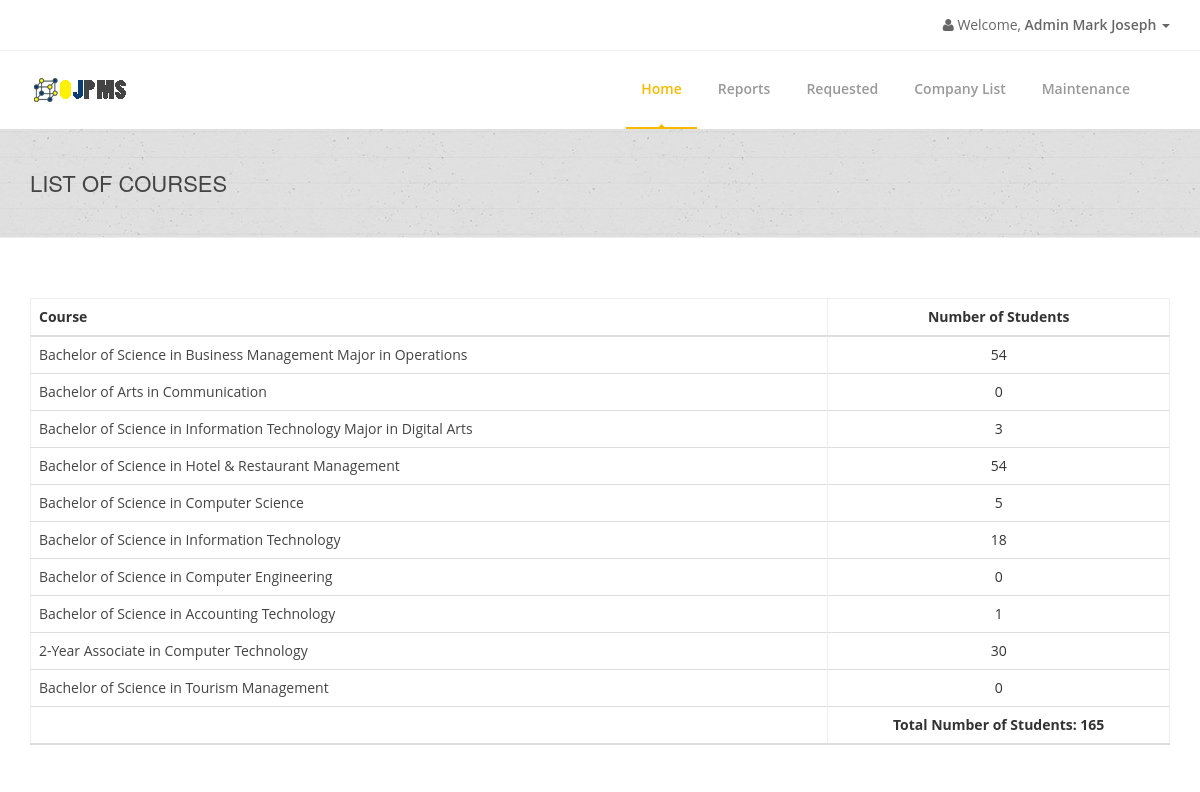
/admin/admin.php (signed in), run on the app's committed database.
### tables this page shows
CREATE TABLE `admintbl` (
  `AdminID` int(11) NOT NULL AUTO_INCREMENT,
  `Username` varchar(255) NOT NULL,
  `Password` varchar(255) NOT NULL,
  `SaltedPassword` varchar(255) NOT NULL,
  `FirstName` varchar(255) NOT NULL,
  `MiddleName` varchar(255) NOT NULL,
  `LastName` varchar(255) NOT NULL,
  `Position` varchar(255) NOT NULL,
  `Address` varchar(255) NOT NULL,
  `ContactNumber` varchar(255) NOT NULL,
  `Usertype` varchar(255) NOT NULL,
  PRIMARY KEY (`AdminID`)
);

CREATE TABLE `coursetbl` (
  `CourseID` int(11) NOT NULL AUTO_INCREMENT,
  `CourseTitle` varchar(255) NOT NULL,
  `CourseCode` varchar(255) NOT NULL,
  `CourseDescription` varchar(255) NOT NULL,
  PRIMARY KEY (`CourseID`)
);

### connection.php (called while the page is built, shortened)
<?php
class GSecureSQLConfig
{
    static function get_mysqli_config($type = NULL)
    {
        if (strtoupper($type) == 'LOCALHOST') {
            return array(
                'host' => 'localhost:3306',
                'user' => 'root',
                'pass' => '',
                'db' => 'e2edb'
            );
        } else {
            return array(
                'host' => 'mysql.hostinger.ph',
                'user' => 'u305071956_e2edb',
                'pass' => 'ocCWVkS7qe',
                'db' => 'u305071956_e2edb'
            );
        }
    }
}
class GSecureSQL
{
    private static $config;
    private static function _get_mysqli_config()
    {
        self::$config = GSecureSQLConfig::get_mysqli_config();
    }
    static function query($sql, $has_return = FALSE, $types = NULL)
    {
        $cn = new mysqli(
            self::$config['host'],
            self::$config['user'],
            self::$config['pass'],
            self::$config['db']
        );
        $ret = NULL;
        $st = $cn->prepare($sql);
        if (is_null($types)) {
            if (!$has_return) {
                $st->execute();
                $st->close();
                $cn->close();
                $ret = 'Query has been executed';
            } else {
                $st->execute();
                $code_result = '$st->bind_result(';
                $bool = false;
                $p = array();
                for($i = 0; $i < $st->field_count; $i++){
                    if(!$bool){
                        $bool = true;
                        $code_result .= '$p[' . $i . ']';
                    }else{
                        $code_result .= ',$p[' . $i . ']';
                    }
                }
                $code_result .= ');';
                eval($code_result);
                $ret = array();
                $k = 0;
                while($st->fetch()){
                    for($i = 0; $i < count($p); $i++){
                        $ret[$k][$i] = $p[$i];
                    }
                    $k++;
                }
            }
        } else {
            if (!$has_return) {
                $arg = func_get_args();
                $code = '$st->bind_param($types';
                for ($i = 3; $i < count($arg); $i++) {
                    $code .= ',$arg[' . $i . ']';
                }
                $code .= ');';
                eval($code);
                $st->execute();
                $st->close();
                $cn->close();
            } else {
                $arg = func_get_args();
                $code = '$st->bind_param($types';
                for ($i = 3; $i < count($arg); $i++) {
                    $code .= ',$arg[' . $i . ']';
                }
                $code .= ');';
                eval($code);
                $st->execute();
                $code_result = '$st->bind_result(';
                $bool = false;
                $p = array();
                for($i = 0; $i < $st->field_count; $i++){
                    if(!$bool){
                        $bool = true;
                        $code_result .= '$p[' . $i . ']';
                    }else{
                        $code_result .= ',$p[' . $i . ']';
                    }
                }
                $code_result .= ');';
                eval($code_result);
                $ret = array();
                $k = 0;
                while($st->fetch()){
                    for($i = 0; $i < count($p); $i++){
                        $ret[$k][$i] = $p[$i];
                    }
                    $k++;
                }
            }
        }
        return $ret;
    }
}

### admin/admin.php (the view, shortened to what this page needs)
<?php
include('../connection.php');
if(isset($_SESSION['AdminID'])){
    $AdminID = $_SESSION['AdminID'];
}else{
    header("location: ../login-admin.php");
}
$TotalStudents =
    GSecureSQL::query(
        "SELECT COUNT(*) FROM studentinfotbl",
        TRUE
    );
$Total = $TotalStudents[0][0];
$infoquery =
    GSecureSQL::query(
        "SELECT FirstName FROM admintbl WHERE AdminID = ?",
        TRUE,
        "s",
        $AdminID
    );
$FirstName = $infoquery[0][0];
?>
<!doctype html>
<html lang="en">
<head>
    <link href="../css/bootstrap.min.css" rel="stylesheet"/>
    <link href="../css/bootstrapValidator.min.css" rel="stylesheet"/>
    <link rel="stylesheet" href="../css/font-awesome.min.css" type="text/css" media="screen">
    <link rel="stylesheet" type="text/css" href="../fonts/ffonts/montserrat.css">
    <link rel="stylesheet" type="text/css" href="../fonts/ffonts/open-sans.css">
    <link rel="stylesheet" type="text/css" href="../css/slicknav.css" media="screen">
    <link rel="stylesheet" type="text/css" href="../css/style.css" media="screen">
    <link rel="stylesheet" type="text/css" href="../css/responsive.css" media="screen">
    <link rel="stylesheet" type="text/css" href="../css/animate.css" media="screen">
    <link rel="stylesheet" type="text/css" href="../css/colors/yellow.css" title="yellow" media="screen"/>
    <link rel="stylesheet" href="../css/notif.css"/>
</head>
<body>
    <div id="container">
        <div class="hidden-header"></div>
        <header class="clearfix">
            <div class="top-bar">
                <div class="container">
                    <div class="row">
                        <div class="col-md-5">
                            <ul class="nav navbar-nav navbar-right">
                                <li class="dropdown">
                                    <a href="#" class="dropdown-toggle" data-toggle="dropdown"><b class="fa fa-user"></b> Welcome, <b>Admin <?php echo $FirstName; ?> </b><b class="caret"></b></a>
                                </li>
                            </ul>
                        </div>
                    </div>
                </div>
            </div>
            <div class="navbar navbar-default navbar-top">
                <div class="container">
                    <div class="navbar-header">
                         <a class="navbar-brand" href="">
                            <img src="../images/ojpms.png">
                        </a>
                    </div>
                    <div class="navbar-collapse collapse">
                        <ul class="nav navbar-nav navbar-right">
                            <li>
                                <a class="active" href="admin.php">Home</a>
                            </li>
                            <li>
                                <a>Reports</a>
                            </li>
                            <li>
                                <a href="admin-requested.php">Requested</a>
                            </li>
                            <li>
                               <a>Company List</a>
                            </li>
                            <li>
                            <a> Maintenance</a>
                        </li>
                        </ul>
                    </div>
                </div>
            </div>
        </header>
        <div class="page-banner" style="padding:40px 0; center #f9f9f9;">
            <div class="container">
                <div class="row">
                    <div class="col-md-6">
                        <h2>List of Courses</h2>
                    </div>
                </div>
            </div>
        </div>
        <div id="content">
            <div class="container">
                <table class="table segment table-hover">
                    <thead>
                        <tr>
                            <th width='70%' class='tabletitle'>Course</th>
                            <th width='30%' class='tabletitle' style = "text-align: center;">Number of Students</th>
                    </thead>
                    <tbody>
                    <?php
                    $course_tbl =
                        GSecureSQL::query(
                            "SELECT * FROM coursetbl",
                            TRUE
                        );
                    foreach ($course_tbl as $value) {
                    $CourseID = $value[0];
                    $CourseTitle = $value[1];
                    $CourseCode = $value[2];
                    $countstudentbycourse_tbl =
                        GSecureSQL::query(
                            "SELECT COUNT(*) FROM studentinfotbl WHERE MajorCourse = ?",
                            TRUE,
                            "s",
                            $CourseCode
                        );
                    foreach ($countstudentbycourse_tbl as $value1) {
                    $TotalStudentByCourse = $value1[0];
                    ?>
                    <tr>
                        <td width=70% class=tabletitle>
                            <a href='admin-field.php?id=<?php echo $CourseID; ?>'><?php echo $CourseTitle; ?></a>
                        </td>
                        <td width=30% class='tabletitle' style = "text-align: center;"><?php echo $TotalStudentByCourse; ?></td>
                    <tr>
                        <?php
                        }
                        }
                        ?>
                    </tbody>
                    <tfoot>
                        <thead>
                            <div class="hr2"></div>
                            <tr>
                                <th width='70%' class='tabletitle'></th>
                                <th width='30%' class='tabletitle' style = "text-align: center;">Total Number of Students: <?php echo $Total; ?></th>
                            </tr>
                        </thead>
                    </tfoot>
                </table>
            </div>
        </div>
    </div>
</body>
</html>

### css/colors/yellow.css (style rules this page uses)
a { color: #444; }
.navbar-default .navbar-nav > li:hover > a, .navbar-default .navbar-nav > li > a.active { color: #f8ba01; }
.navbar-default .navbar-nav > li > a:after { background-color: #f8ba01; }
.navbar-default .navbar-nav > li > a.active, .navbar-default .navbar-nav > li:hover > a { border-color: #f8ba01; }

### data on the page
admintbl: FirstName "Mark Joseph"
coursetbl: CourseTitle "Bachelor of Science in Business Management Major in Operations", TotalStudentByCourse "54"
coursetbl: CourseTitle "Bachelor of Arts in Communication", TotalStudentByCourse "0"
coursetbl: CourseTitle "Bachelor of Science in Information Technology Major in Digital Arts", TotalStudentByCourse "3"
coursetbl: CourseTitle "Bachelor of Science in Hotel & Restaurant Management", TotalStudentByCourse "54"
coursetbl: CourseTitle "Bachelor of Science in Computer Science", TotalStudentByCourse "5"
coursetbl: CourseTitle "Bachelor of Science in Information Technology", TotalStudentByCourse "18"
coursetbl: CourseTitle "Bachelor of Science in Computer Engineering", TotalStudentByCourse "0"
coursetbl: CourseTitle "Bachelor of Science in Accounting Technology", TotalStudentByCourse "1"
coursetbl: CourseTitle "2-Year Associate in Computer Technology", TotalStudentByCourse "30"
coursetbl: CourseTitle "Bachelor of Science in Tourism Management", TotalStudentByCourse "0"

### other printed values
$Total "165"
